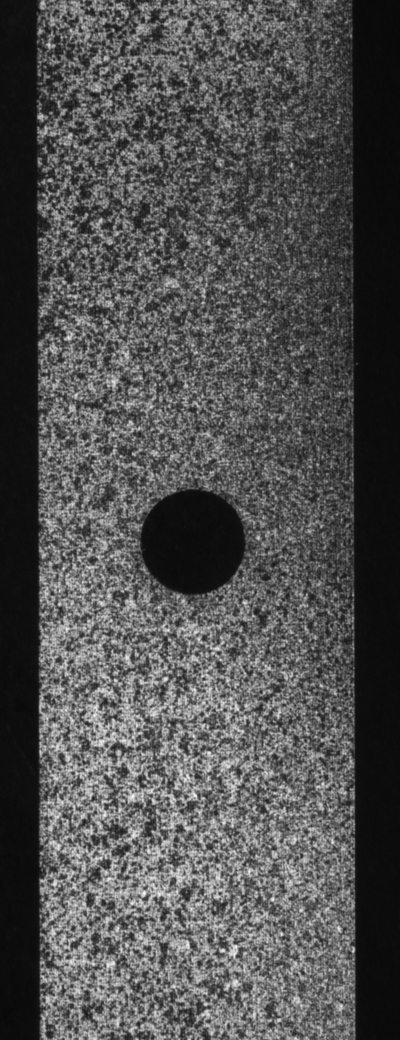
%> input picture 6_DIC/plate_ref.tiff, 400 x 1040 px
$ octave --eval "result = test_flip_invariance;"   (GNU Octave 9; MATLAB toolbox functions it lacks are replaced by stand-ins)
%> lines starting %> are read from the running program, lines starting %| are printed output that depends on the picture
### 6_DIC/dic_engine.m
function R = dic_engine(ref, cur, P)
% DIC_ENGINE  Subpixel 2D DIC correlation engine: ZNSSD + IC-GN + RG-DIC.
%
%   R = DIC_ENGINE(ref, cur, P) registers the deformed frame `cur` against
%   the reference frame `ref` (both grayscale, double, in [0..1]) and
%   returns the displacement fields on a regular grid. The engine knows
%   nothing about where the frames come from or how the fields will be
%   used; any script (dic_icgn.m, the Challenge 2.0 benchmark, ...) can
%   call it on arbitrary inputs.
%
%   Parameters (struct P):
%     P.subset_size   correlation subset, px (odd)
%     P.grid_step     grid step, px
%     P.search_range  integer search range, px (seed point only)
%     P.black_thr     "black region" threshold (masked-out areas)
%     P.zncc_min      minimum quality; points below are rejected
%     P.max_iter      IC-GN iteration cap
%     P.conv_tol      convergence tolerance on ||dp||, px
%     P.roi           optional [x y w h] region of interest, px; the grid
%                     is restricted to nodes inside it (default: full frame)
%     P.seed_shift    optional [sx sy] coarse prior shift, px: the integer
%                     seed search of +/-search_range is CENTERED on it, so
%                     large rigid-body motion (hundreds of px) can be
%                     handled by an external coarse estimator without
%                     enlarging the search window (default: [0 0])
%     P.seed_xy       optional [x y] preferred seed location, px: the seed
%                     becomes the speckle grid node nearest to that point
%                     instead of the grid center - callers can place it on
%                     the best-textured spot (default: grid center)
%     P.mask          optional full-frame boolean the SAME size as `ref`:
%                     grid nodes whose pixel is false are excluded (kept
%                     NaN), on top of P.roi and the black-region mask. Lets
%                     an arbitrary AOI - e.g. a polygon that cuts out
%                     fixtures/grips/glare - be passed in without changing
%                     the rectangular P.roi. Absent/empty = no extra mask
%                     (default), so existing callers are unaffected.
%     P.multi_seed    restart the propagation front in unreached speckle
%                     regions (default true). When a correlation barrier
%                     crosses the whole grid (weld bead, tape, glare band),
%                     a single front dies there and everything beyond stays
%                     NaN even though it is perfectly trackable; re-seeding
%                     recovers those regions. On barrier-free data no
%                     re-seed ever triggers and the result is bit-identical
%                     to the single-seed engine. false = classical RG-DIC.
%     P.max_seeds     cap on the number of successful seeds, incl. the
%                     primary one. Default: as many as the grid could
%                     legitimately need, i.e. how many regions of the
%                     minimum seedable size fit in the speckle area. A
%                     seed is only ever attempted while that much of the
%                     grid is still unreached, so this is only a runaway
%                     guard (see the loop).
%     P.max_seed_fails  seed attempts that may find nothing before the
%                     engine stops looking (default 200). Separate from
%                     max_seeds: a successful seed fills a region, a
%                     failed one is only cost, so only failures are
%                     bounded.
%
%   Output struct R:
%     R.U, R.V   displacements, px (x right / y down), NaN where invalid
%     R.Q        ZNCC quality per point
%     R.NIT      IC-GN iteration count per point
%     R.CONV     true where IC-GN reached P.conv_tol; false where the point
%                was kept after exhausting P.max_iter (its Q still passed
%                zncc_min, but the solve itself did not converge)
%     R.nonconv  fraction of accepted points with R.CONV false
%     R.SU, R.SV per-point standard uncertainty of U and V, px (1 sigma):
%                the Gauss-Newton covariance at the solution,
%                Cov(p) = s^2 * inv(H) with s^2 = |e|^2 / (N - 6) the
%                residual variance of the subset (Wang, Pan et al. 2009;
%                the same estimate DICe and VIC-3D report as "sigma").
%                It is the RANDOM part of the error - image noise seen
%                through the local texture - not the interpolation bias
%                (that one is measured separately by bias_scurve.m).
%     R.gx, R.gy grid coordinates (columns / rows of the image)
%     R.nseeds   number of seeds actually used (1 = single front sufficed)
%     R.nfail    seed attempts that found nothing
%     R.seed_capped  true when max_seeds ran out rather than the grid: the
%                    NaN left behind is a budget, not untrackable data, and
%                    nothing else in the output distinguishes the two
%
%   Method: ZNSSD criterion (invariant to linear illumination changes);
%   inverse-compositional Gauss-Newton (Baker & Matthews) with a
%   first-order (affine) subset shape function and a Hessian assembled
%   once per point; spline interpolation of the deformed frame;
%   reliability-guided propagation (RG-DIC, Pan) from a single seed with
%   a binary-heap front and first-order initial-guess transfer
%   (Pan, Li & Tong 2013). No toolboxes and no GPU required.
    half = floor(P.subset_size / 2);
    [Himg, Wimg] = size(ref);
    margin = half + P.search_range + 2;
    gy = (margin+1):P.grid_step:(Himg-margin);   % rows (Y)
    gx = (margin+1):P.grid_step:(Wimg-margin);   % columns (X)
    if isfield(P, 'roi') && ~isempty(P.roi)      % optional region [x y w h]
        gy = gy(gy >= P.roi(2) & gy <= P.roi(2) + P.roi(4));
        gx = gx(gx >= P.roi(1) & gx <= P.roi(1) + P.roi(3));
        if isempty(gy) || isempty(gx)
            error(['DIC: the ROI leaves no grid nodes - enlarge the ROI ' ...
                   'or reduce subset/step.']);
        end
    end
    nY = numel(gy); nX = numel(gx);

    % mask of "black" subsets (the hole): max brightness in the window
    refmax = movmax(movmax(ref, P.subset_size, 1), P.subset_size, 2);
    speckle = refmax(gy, gx) >= P.black_thr;

    % optional user AOI mask: a full-frame boolean sampled at the grid nodes
    % and AND-ed into the speckle mask. Nodes it excludes are never seeded or
    % grown, so they stay NaN - exactly like the black-region mask. This is
    % the engine half of the polygon-AOI feature (the interactive editor is
    % UI); any caller can restrict the grid to an arbitrary region without
    % touching the rectangular P.roi.
    if isfield(P, 'mask') && ~isempty(P.mask)
        if ~isequal(size(P.mask), [Himg, Wimg])
            error(['DIC: P.mask must be the same size as the reference ' ...
                   'frame (%dx%d); got %dx%d.'], Himg, Wimg, ...
                   size(P.mask, 1), size(P.mask, 2));
        end
        speckle = speckle & logical(P.mask(gy, gx));
        if ~any(speckle(:))
            error(['DIC: P.mask (with P.roi) leaves no valid grid nodes - ' ...
                   'widen the mask/ROI or reduce subset/step.']);
        end
    end

    % spline interpolant of the deformed frame (built once)
    Fi = griddedInterpolant({1:Himg, 1:Wimg}, cur, 'spline', 'nearest');

    % subpixel basis: local subset coordinates
    [xi, eta] = meshgrid(-half:half, -half:half);  % xi = X, eta = Y
    xi = xi(:); eta = eta(:);

    U = nan(nY, nX); V = nan(nY, nX); Q = nan(nY, nX); NIT = nan(nY, nX);
    CONV = false(nY, nX);
    SU = nan(nY, nX); SV = nan(nY, nX);   % 1-sigma uncertainty per point, px
    Pw = nan(nY, nX, 6);   % parameters [u ux uy v vx vy] per point

    % --- seed: the speckle node closest to the requested point (default:
    %     the grid center) ---
    [Jg, Ig] = meshgrid(1:nX, 1:nY);
    if isfield(P, 'seed_xy') && ~isempty(P.seed_xy)
        d2 = (gy(Ig) - P.seed_xy(2)).^2 + (gx(Jg) - P.seed_xy(1)).^2;
    else
        d2 = (Ig - (nY+1)/2).^2 + (Jg - (nX+1)/2).^2;
    end
    d2(~speckle) = inf;
    [~, kseed] = min(d2(:));
    [si, sj] = ind2sub([nY, nX], kseed);

    if isfield(P, 'seed_shift') && ~isempty(P.seed_shift)
        s0 = round(double(P.seed_shift(:)'));    % [sx sy] coarse prior
    else
        s0 = [0 0];
    end

    % --- RG-DIC with multi-seed restart (binary heap front) ---
    % A node is finalized ONLY on success: a node that failed from one
    % neighbor can still converge from another (no dead holes), and the
    % heap keeps dense grids at O(N log N).
    % One seed + one front is classical RG-DIC. When a correlation barrier
    % crosses the WHOLE grid (weld bead, tape, glare band), the front dies
    % at it and every node beyond stays NaN even though it is perfectly
    % trackable. So after the front exhausts, the engine re-seeds at the
    % best-textured node of the remaining unreached speckle area (same
    % integer search around the same coarse prior) and grows a new front.
    % Re-seeds only ever fill nodes that are still NaN, so on barrier-free
    % data (no unreached nodes) the result is bit-identical to the
    % single-seed engine. P.multi_seed = false restores the old behavior.
    cap = nY * nX;
    hq = zeros(cap, 1); hi = zeros(cap, 1); hj = zeros(cap, 1); hn = 0;
    done  = false(nY, nX);
    tried = false(nY, nX);   % nodes rejected as re-seed candidates
    nbr = [1 0; -1 0; 0 1; 0 -1];
    multi = ~isfield(P, 'multi_seed') || isempty(P.multi_seed) || P.multi_seed;
    minregion = max(10, round(0.005 * nnz(speckle)));   % ignore tiny islands
    % When to stop re-seeding. A fixed cap (was 8) does not work: number of
    % fronts needed depends on grid sampling. DIC 3D dataset, a specimen speckled in two
    % zones, cross-camera match at grid step 8 / subset 15:
    %
    %     seeds allowed      8      59     201    1030 (unbounded)
    %     far zone         DEAD    full    full    full
    %     near zone, valid nodes per row
    %                       72      72      72      74
    %     seconds          7.8    13.5    18.9    47.1
    %
    % At 8 the far zone (7800 nodes, a fifth of the grid) was never seeded
    % from the third state on. At the default step 20 a few seeds are
    % enough, so it did not show up there.
    %
    % Past ~60 seeds the tail is scattered fragments, but a "stop when
    % yield drops" rule does not work here. Seeds are picked by TEXTURE, not by region size, so a run of small
    % fragments can precede a large unreached zone: with a stop after five
    % consecutive low-yield seeds, state 21-0547 of this same series halted
    % at nine seeds having never reached the far zone, and the comparison
    % fell straight back to 39 % of the specimen. A yield rule needs the
    % seeds ordered by region size to be sound, which costs a connected
    % component pass per seed.
    %
    % So: seed while a region worth seeding remains, up to as many regions
    % of the minimum size as fit in the grid; cost is bounded by the failure
    % budget below. R.seed_capped reports if the bound was reached.
    maxseeds = max(8, ceil(nnz(speckle) / minregion));
    if isfield(P, 'max_seeds') && ~isempty(P.max_seeds), maxseeds = P.max_seeds; end
    % Failure budget is separate: a failed seed is a full integer search
    % over +/-search_range for nothing. Tied to maxseeds, raising the seed
    % budget would also raise the worst case.
    MAXFAIL = 200;
    if isfield(P, 'max_seed_fails') && ~isempty(P.max_seed_fails)
        MAXFAIL = P.max_seed_fails;
    end
    nseeds = 0; nfail = 0;
    while true
        % ---- pick a seed node ----
        if nseeds > 0            % primary (si,sj) already chosen above
            if ~multi || nseeds >= maxseeds, break; end
            cand = speckle & ~done & ~tried;
            if nnz(cand) < minregion, break; end
            [si, sj] = best_texture_node(ref, gy, gx, cand, half);
        end
        % ---- solve the seed ----
        [du0, dv0] = int_search(ref, cur, gy(si), gx(sj), half, P.search_range, s0);
        [p, q, nit, ok, cv, sg] = icgn_point(ref, Fi, gy(si), gx(sj), ...
            [du0 0 0 dv0 0 0], half, xi, eta, P);
        if nseeds == 0 && ~ok
            error('DIC: seed point did not converge - increase search_range.');
        end
        if ~ok || (nseeds > 0 && q < P.zncc_min)
            % bad seed spot (e.g. ON the barrier): block its 3x3 ring too
            tried(max(1,si-1):min(nY,si+1), max(1,sj-1):min(nX,sj+1)) = true;
            nfail = nfail + 1;
            if nfail > MAXFAIL, break; end       % bad-region bailout
            continue;
        end
        nseeds = nseeds + 1;
        done(si, sj) = true;
        Pw(si, sj, :) = p;
        U(si, sj) = p(1); V(si, sj) = p(4); Q(si, sj) = q; NIT(si, sj) = nit;
        CONV(si, sj) = cv; SU(si, sj) = sg(1); SV(si, sj) = sg(2);
        [hq, hi, hj, hn] = heap_push(hq, hi, hj, hn, q, si, sj);
        % ---- grow the front (classical RG-DIC, unchanged) ----
        while hn > 0
            [ci, cj, hq, hi, hj, hn] = heap_pop(hq, hi, hj, hn);
            p0 = squeeze(Pw(ci, cj, :)).';
            for n = 1:4
                ii = ci + nbr(n,1); jj = cj + nbr(n,2);
                if ii < 1 || ii > nY || jj < 1 || jj > nX, continue; end
                if done(ii, jj) || ~speckle(ii, jj), continue; end
                [p, q, nit, ok, cv, sg] = icgn_point(ref, Fi, gy(ii), gx(jj), transfer(p0, nbr(n,:), P.grid_step), half, xi, eta, P);
                if ~ok || q < P.zncc_min, continue; end
                done(ii, jj) = true;
                Pw(ii, jj, :) = p;
                U(ii, jj) = p(1); V(ii, jj) = p(4); Q(ii, jj) = q; NIT(ii, jj) = nit;
                CONV(ii, jj) = cv; SU(ii, jj) = sg(1); SV(ii, jj) = sg(2);
                [hq, hi, hj, hn] = heap_push(hq, hi, hj, hn, q, ii, jj);
            end
        end
    end
    % Speckle the propagation never got to. Distinct from "failed to
    % correlate": these nodes were never attempted at all.
    %
    % Two numbers, the total alone is not enough. DIC 3D dataset, one
    % cross-camera pair: total unreached 46.6 % with a zone lost, 13.8 % at
    % the seed cap, 9.2 % unbounded - no threshold on it works. The largest
    % connected missing region separates them: a lost zone is one big area,
    % a healthy run leaves small scattered fragments.
    nsp = max(1, nnz(speckle));
    miss = speckle & ~done;
    unreached = nnz(miss) / nsp;
    unreached_max = largest_region(miss) / nsp;
    % Accepted points whose IC-GN solve hit max_iter instead of conv_tol.
    % They pass the zncc_min gate on SIMILARITY, not on convergence of the
    % SOLUTION, so they are kept in the field; the mask and its fraction
    % are returned next to NIT.
    nonconv = nnz(done & ~CONV) / max(1, nnz(done));
    R = struct('U', U, 'V', V, 'Q', Q, 'NIT', NIT, 'CONV', CONV, ...
        'SU', SU, 'SV', SV, 'gx', gx, 'gy', gy, ...
        'nseeds', nseeds, 'nfail', nfail, 'seed_capped', nseeds >= maxseeds, ...
        'unreached', unreached, 'unreached_max', unreached_max, ...
        'nonconv', nonconv);
end

% [194 lines left out: functions largest_region, best_texture_node, int_search, icgn_point, warp_mat, transfer and 2 more, not called in this run]

### 6_DIC/test_flip_invariance.m
function out = test_flip_invariance(varargin)
% TEST_FLIP_INVARIANCE  Prove the 2D DIC engine is orientation-agnostic and
% expose that the *presentation* layer is not.
%
%   out = test_flip_invariance()
%   out = test_flip_invariance('Frames',{'plate_def_02.tiff'})
%   out = test_flip_invariance('Frames',{'plate_def_11.tiff'},'Search',25)
%
% WHY THIS TEST EXISTS
%   A correct DIC pipeline must be EQUIVARIANT under a rigid image
%   transform: if the same transform T is applied to the reference and the
%   deformed frame, the recovered field is the same physical field, merely
%   re-expressed in the transformed coordinate frame. Consequently every
%   SCALAR INVARIANT of that field - |displacement|, tr(e)=exx+eyy, the
%   principal strains {e1,e2}, von Mises and max shear - must be IDENTICAL
%   (up to interpolation noise) no matter how the images are flipped or
%   rotated. The COMPONENTS transform as a vector / tensor (under 90 deg
%   exx<->eyy swap; under a mirror exy flips sign).
%
%   The test applies the 8 dihedral (D4) transforms - pixel-exact flips and
%   90 deg rotations, NO resampling - and splits them into two classes:
%     SWAP class  (transpose, antitranspose): pure axis relabel, reverses
%                 no direction. This isolates "does the engine have a baked-
%                 in up?" -> it should reproduce the baseline to the
%                 interpolation floor.
%     REVERSAL    (rot90/180/270, fliplr, flipud): reverse one or both
%                 axes. Any residual here is directional SUBPIXEL BIAS (the
%                 S-curve, cf. bias_scurve.m), which is real, expected and
%                 grows with the displacement gradient - so it should
%                 shrink toward the swap floor on a low-load frame.
%
%   Sweeping frames from low to high load therefore separates the two
%   questions cleanly: SWAP ~ floor at every load = engine is orientation-
%   free; REVERSAL growing with load = benign subpixel bias, not a bug.
%
%   The run also renders the eyy panel per orientation exactly as
%   run_series_2d.m / make_eyy_figure.m plot it. Those panels DIFFER for the
%   same physical state - that is the presentation bug: the plotting layer
%   hardcodes "the strain = eyy" instead of reading the load axis from data.
%
% Base MATLAB only - no toolboxes, no GPU. Uses dic_engine.m + pls_strain.m.

%% -------- options --------
here = fileparts(mfilename('fullpath'));
O.Ref       = fullfile(here, 'plate_ref.tiff');
O.Frames    = {'plate_def_02.tiff','plate_def_06.tiff','plate_def_11.tiff'};
O.GridStep  = 20;
O.SubsetSize= 41;
O.Search    = 15;
O.OutDir    = fullfile(here, 'flip_test_out');
for a = 1:2:numel(varargin), O.(varargin{a}) = varargin{a+1}; end
if ischar(O.Frames), O.Frames = {O.Frames}; end
if ~exist(O.OutDir, 'dir'), mkdir(O.OutDir); end

P.subset_size  = O.SubsetSize;
P.grid_step    = O.GridStep;
P.search_range = O.Search;
P.black_thr    = 0.2;
P.zncc_min     = 0.5;
P.max_iter     = 30;
P.conv_tol     = 1e-3;
strain_win = max(50, 3 * P.grid_step);

ref0 = load_gray(O.Ref);
%> in load_gray, A is the input picture: size 1040x400 uint8; min 7, max 255, mean 80.4
[H, W] = size(ref0);
%> H = 1040; W = 400
fprintf('Flip-invariance sweep\n  ref : %s  (%d rows x %d cols)\n\n', O.Ref, H, W);
%| Flip-invariance sweep
%|   ref : 6_DIC/plate_ref.tiff  (1040 rows x 400 cols)

%% -------- sweep frames --------
% SWAP class = pure axis relabel; REVERSAL class = axis reversal(s).
swapNames = {'transpose','antitranspose'};
hdr = sprintf('%-16s %9s %9s %11s %11s %8s', 'frame', 'max|d|px', 'RMSeyy', ...
    'SWAPfloor', 'REVworst', 'REV/base');
fprintf('%s\n', hdr); fprintf('%s\n', repmat('-', 1, numel(hdr)));

sweep = struct('frame', {}, 'maxdisp', {}, 'rmseyy', {}, 'swapfloor', {}, ...
    'revworst', {}, 'revrel', {}, 'res', {}, 'panels', {}, 'Ib', {});
for q = 1:numel(O.Frames)
    def0 = load_gray(fullfile(here, O.Frames{q}));
%> call 2 of load_gray, with fn = '6_DIC/plate_def_02.tiff'
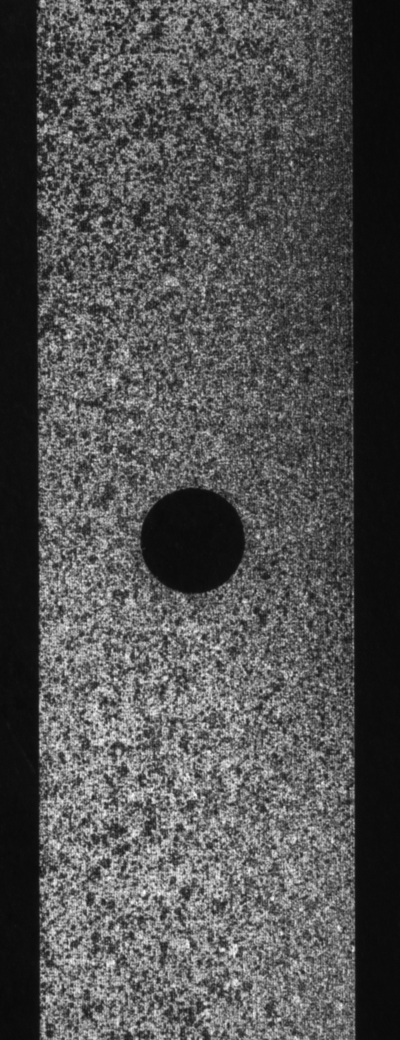
%> input picture 6_DIC/plate_def_02.tiff, 400 x 1040 px
%> in load_gray, A is the input picture: size 1040x400 uint8; min 7, max 255, mean 80.5
    [res, panels, Ib] = run_one_pair(ref0, def0, P, strain_win, swapNames);
% [74 lines not run here, left out]
function [res, panels, Ib] = run_one_pair(ref0, def0, P, strain_win, ~)
[H, W] = size(ref0);
T = { ...
    'identity',    @(A) A; ...
    'rot90',       @(A) rot90(A, 1); ...
    'rot180',      @(A) rot90(A, 2); ...
    'rot270',      @(A) rot90(A, 3); ...
    'fliplr',      @(A) fliplr(A); ...
    'flipud',      @(A) flipud(A); ...
    'transpose',   @(A) A.'; ...
    'antitranspose', @(A) rot90(fliplr(A), 1) };
nT = size(T, 1);
[Col0, Row0] = meshgrid(1:W, 1:H);

Rb = dic_engine(ref0, def0, P);
%> in dic_engine, `refmax = movmax(movmax(ref, P.subset_size, 1), P.subset_size, 2);`:
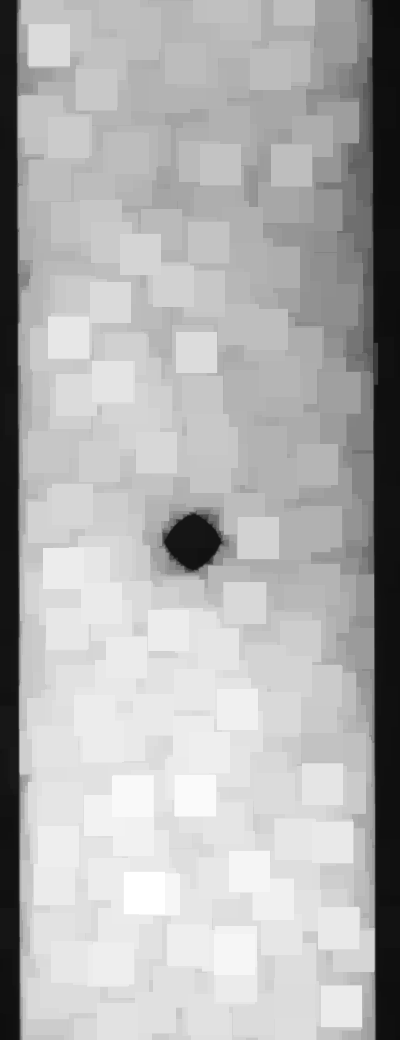
%> refmax: size 1040x400 double; min 0.0471, max 1, mean 0.695
%> the run ends on the next line
[bx, by] = meshgrid(Rb.gx, Rb.gy);
Ib = invariants(Rb, P.grid_step, strain_win);
fld = fieldnames(Ib);

res = struct('name', {}, 'valid', {}, 'metrics', {});
panels = cell(nT, 1);
for t = 1:nT
    op = T{t,2};
    reft = op(ref0);  deft = op(def0);
    RowT = op(Row0);  ColT = op(Col0);

    R = dic_engine(reft, deft, P);
    [I, comp] = invariants(R, P.grid_step, strain_win);
    panels{t} = struct('gx', R.gx, 'gy', R.gy, 'eyy', comp.eyy);

    [gxt, gyt] = meshgrid(R.gx, R.gy);
    lin = sub2ind(size(reft), round(gyt(:)), round(gxt(:)));
    oc = ColT(lin);  orr = RowT(lin);

    m = struct();
    for f = 1:numel(fld)
        key = fld{f};  vals = I.(key);
        good = isfinite(vals(:)) & isfinite(oc) & isfinite(orr);
        if nnz(good) < 10, m.(key) = [NaN NaN]; continue; end
        F = scatteredInterpolant(oc(good), orr(good), vals(good), 'linear', 'none');
        d = F(bx, by) - Ib.(key);
        cm = isfinite(d) & isfinite(Ib.(key));
        m.(key) = [max(abs(d(cm))), sqrt(mean(d(cm).^2))];
    end
    res(t) = struct('name', T{t,1}, 'valid', nnz(isfinite(comp.eyy)), 'metrics', m);
end
end

% ===================== helpers =====================

function [I, comp] = invariants(R, step, win_px)
    [exx, eyy, exy] = pls_strain(R.U, R.V, step, win_px, false);
    comp.exx = exx;  comp.eyy = eyy;  comp.exy = exy;
    I.dispmag = sqrt(R.U.^2 + R.V.^2);
    I.trE     = exx + eyy;
    a = (exx + eyy) / 2;
    b = sqrt(((exx - eyy) / 2).^2 + exy.^2);
    I.e1 = a + b;  I.e2 = a - b;
    I.vm = sqrt(I.e1.^2 - I.e1.*I.e2 + I.e2.^2);
    I.maxshear = b;
end

function g = load_gray(fn)
    A = imread(fn);
    if ndims(A) == 3, A = mean(double(A), 3); else, A = double(A); end
    g = A;
    if max(g(:)) > 1.5, g = g / max(g(:)); end
end

function s = tern(c, a, b), if c, s = a; else, s = b; end, end
